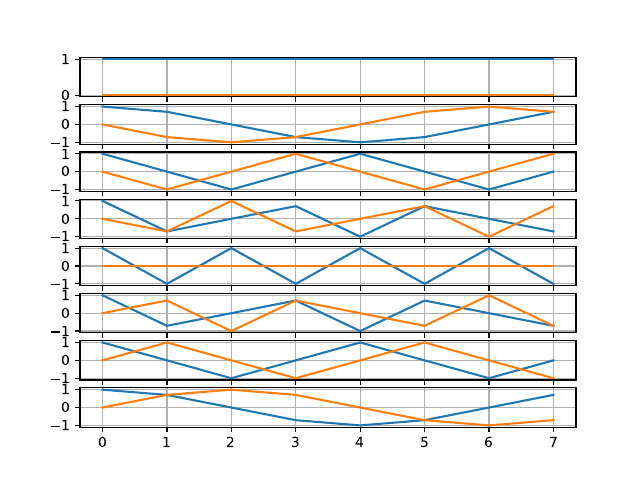

Write Python code to recreate this figure.
import numpy as np
import matplotlib.pyplot as plt

F = [[ np.exp(-2j * np.pi * k * n / 8) for n in range(8) ] for k in range(8) ]
F = np.array(F)

fig, axs = plt.subplots(8)

for i in range(8):
    axs[i].grid(True)
   
    # axs[i].scatter(range(8), F[i].real)
    # axs[i].scatter(range(8), F[i].imag)
    axs[i].plot(F[i].real)
    axs[i].plot(F[i].imag)

# plt.show()
plt.savefig('ex1.pdf', format='pdf')

FH = np.conjugate(F).T

assert(np.allclose(FH @ F, 8 * np.eye(8)))
